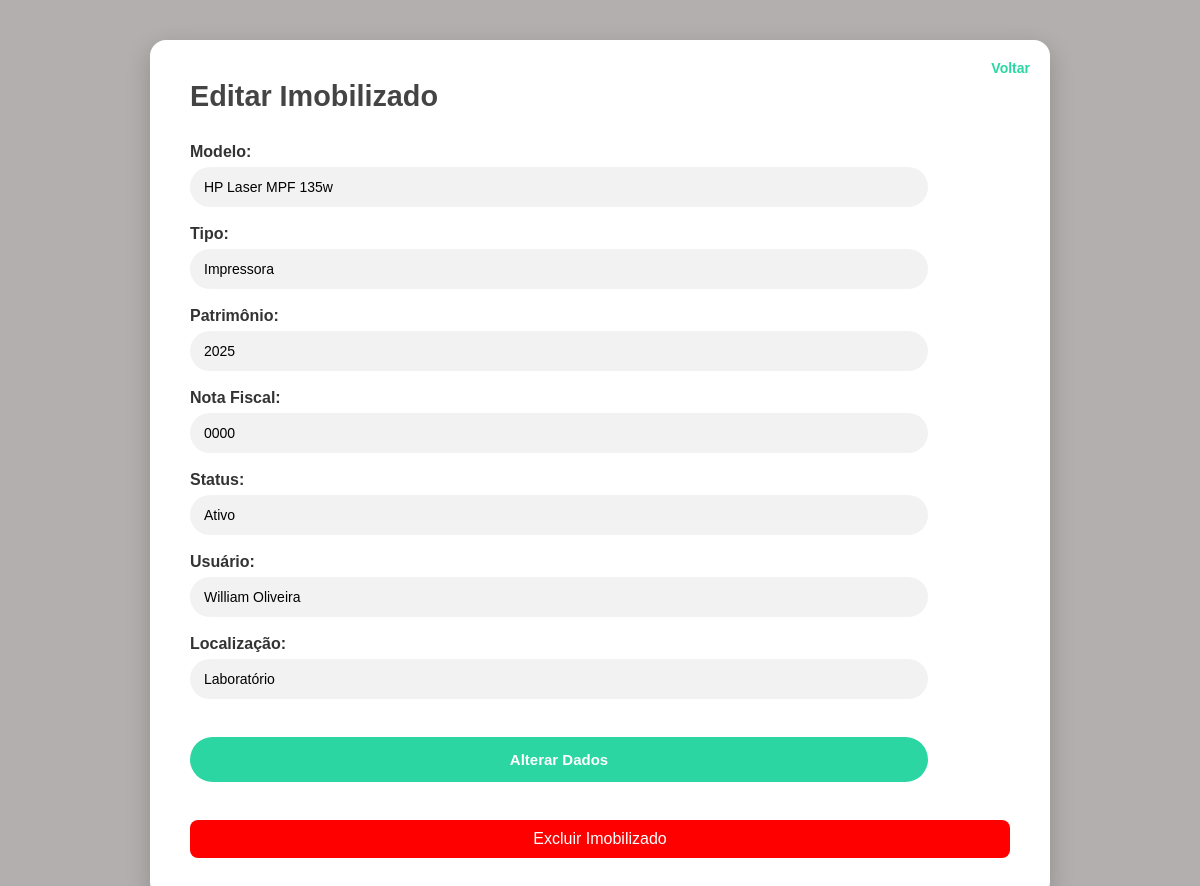
The app's page /dashboard/telainicial/ControleMaterial/Itens/Imobilizados/detalhesImobilizados.php?id=8 (signed in) with its own data.
### tables this page shows
CREATE TABLE `imobilizados` (
  `id` int(11) NOT NULL,
  `patrimonio` varchar(50) DEFAULT NULL,
  `modelo_id` int(11) NOT NULL,
  `localizacao` varchar(100) DEFAULT NULL,
  `nota_fiscal` varchar(50) DEFAULT NULL,
  `usuario_id` int(11) DEFAULT NULL,
  `status` varchar(20) DEFAULT 'Ativo',
  `modelo` varchar(100) DEFAULT NULL
);

CREATE TABLE `equipamentos` (
  `idEquipamento` int(11) NOT NULL,
  `descricaoEquipamento` varchar(100) NOT NULL,
  `tipo` varchar(50) NOT NULL
);

CREATE TABLE `usuarios` (
  `id` int(20) NOT NULL,
  `nome` varchar(40) NOT NULL,
  `email` varchar(60) NOT NULL,
  `senha` varchar(40) NOT NULL,
  `setor` varchar(40) NOT NULL,
  `local` varchar(40) NOT NULL
);

### php/Conexao.php (called while the page is built, shortened)
<?php
    class Conexao{
        private $dbname = "glpi_teste";
        private $user = "root";
        private $password ="";
        private $host = "localhost";
        public function __construct() {
            try {
                $this->conn = new PDO("mysql:host=$this->host;dbname=$this->dbname", $this->user, $this->password);
            } catch (PDOException $e) {
                echo "Erro de conexão: " . $e->getMessage();
            }
        }
    }
?>

### php/Imobilizados.php (called while the page is built, shortened)
<?php
require_once 'Conexao.php';
class Imobilizados extends Conexao {
public function listarImobilizadoPorId($id) {
    $sql = "SELECT
                i.id,
                i.patrimonio,
                i.localizacao,
                i.nota_fiscal,
                i.status,
                i.modelo_id,
                i.usuario_id,
                i.modelo AS tipo,           -- modelo direto da tabela imobilizados
                e.descricaoEquipamento AS modelo,
                u.nome AS usuario
            FROM imobilizados i
            INNER JOIN equipamentos e ON i.modelo_id = e.idEquipamento
            INNER JOIN usuarios u ON i.usuario_id = u.id
            WHERE i.id = :id
            LIMIT 1";
    $stmt = $this->conn->prepare($sql);
    $stmt->bindValue(':id', $id, PDO::PARAM_INT);
    $stmt->execute();
    return $stmt->fetch(PDO::FETCH_ASSOC);
}
}
?>

### dashboard/telainicial/ControleMaterial/Itens/Imobilizados/detalhesImobilizados.php (the view, shortened to what this page needs)
<?php
require_once '..\..\..\..\..\php/Imobilizados.php';
$imobilizado = new Imobilizados();
if (isset($_GET['id']) && is_numeric($_GET['id'])) {
    $idAtual = $_GET['id'];
} else {
    die('ID do imobilizado inválido ou não fornecido.');
}
$detalhesImobilizado = $imobilizado->listarImobilizadoPorId($idAtual);
?>
<!DOCTYPE html>
<html lang="pt-BR">
<head>
    <link rel="stylesheet" href="..\..\..\..\..\css/cadastro.css">
</head>
<body>
<div class="container">
    <div class="right-section">
        <a href="listaimobilizados.php" class="back-link">Voltar</a>
        <h2 class="form-title">Editar Imobilizado</h2>
        <form class="form" method="post">
    <div class="campo-form">
        <label>Modelo:</label>
        <input type="text" name="modelo" value="<?php echo htmlspecialchars($detalhesImobilizado['modelo']); ?>" required>
    </div>
    <div class="campo-form">
        <label>Tipo:</label>
        <input type="text" name="tipo" value="<?php echo htmlspecialchars($detalhesImobilizado['tipo']); ?>" required>
    </div>
    <div class="campo-form">
        <label>Patrimônio:</label>
        <input type="text" name="patrimonio" value="<?php echo htmlspecialchars($detalhesImobilizado['patrimonio']); ?>" required>
    </div>
    <div class="campo-form">
        <label>Nota Fiscal:</label>
        <input type="text" name="nota_fiscal" value="<?php echo htmlspecialchars($detalhesImobilizado['nota_fiscal']); ?>" required>
    </div>
    <div class="campo-form">
        <label>Status:</label>
        <input type="text" name="status" value="<?php echo htmlspecialchars($detalhesImobilizado['status']); ?>" required>
    </div>
    <div class="campo-form">
        <label>Usuário:</label>
        <input type="text" name="usuario_id" value="<?php echo htmlspecialchars($detalhesImobilizado['usuario']); ?>" required>
    </div>
    <div class="campo-form">
        <label>Localização:</label>
        <input type="text" name="localizacao" value="<?php echo htmlspecialchars($detalhesImobilizado['localizacao']); ?>" required>
    </div>
    <button type="submit" name="AlterarDados" class="submit-btn">Alterar Dados</button>
</form>
        <br>
        <a href="excluirImobilizado.php?id=<?=$detalhesImobilizado['id']; ?>"
           onclick="return confirm('Tem certeza que deseja excluir este imobilizado?');"
           style="display: block; text-align: center; color: white; background-color: red; padding: 10px 0; border-radius: 8px; text-decoration: none; margin-top: 20px;">
            Excluir Imobilizado
        </a>
    </div>
</div>
</body>
</html>

### css/cadastro.css (style rules this page uses)
* { margin: 0; padding: 0; box-sizing: border-box; font-family: 'Arial', sans-serif; }
body { background-color: rgb(180, 175, 175); display: flex; justify-content: center; align-items: start; min-height: 100vh; padding: 40px 0; }
.container { display: flex; background-color: #fff; border-radius: 16px; box-shadow: 0 8px 24px rgba(0, 0, 0, 0.2); max-width: 900px; width: 90%; overflow: hidden; min-height: 600px; }
.right-section { flex: 1; padding: 40px 40px; display: flex; flex-direction: column; justify-content: center; position: relative; }
.back-link { position: absolute; top: 20px; right: 20px; text-decoration: none; color: #2bd6a3; font-weight: bold; font-size: 14px; }
.form-title { font-size: 1.8rem; color: #444; margin-bottom: 30px; text-align: left; }
.form { display: flex; flex-direction: column; gap: 18px; }
.campo-form { display: flex; flex-direction: column; width: 90%; align-self: start; }
.campo-form label { margin-bottom: 6px; font-weight: 600; color: #333; }
.campo-form input, .campo-form select { width: 100%; padding: 12px 14px; border: none; border-radius: 20px; background-color: #f2f2f2; font-size: 14px; outline: none; transition: all 0.3s ease; }
.submit-btn { margin-top: 20px; width: 90%; padding: 14px; background-color: #2bd6a3; color: white; font-weight: bold; border: none; border-radius: 30px; cursor: pointer; font-size: 15px; transition: background-color 0.3s ease, transform 0.2s ease; align-self: start; }

### records on screen
imobilizados: modelo "HP Laser MPF 135w", tipo "Impressora", patrimonio "2025", nota_fiscal "0000", status "Ativo", usuario_id "William Oliveira", localizacao "Laboratório"
